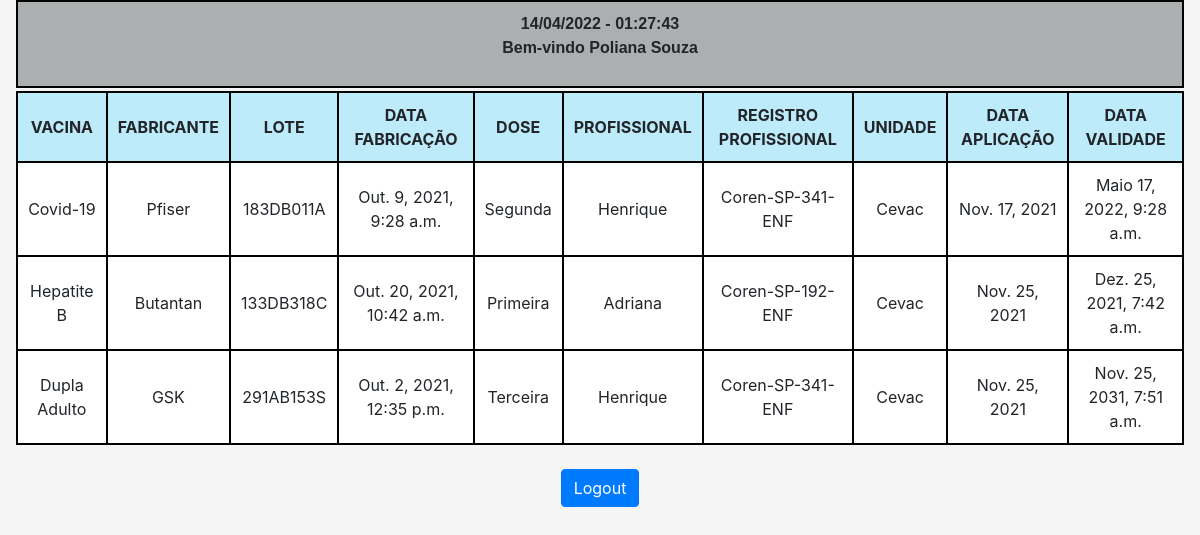
The page /vacina/ (signed in) on the database its author committed.
### vacina/models.py (models this page shows)
class Vacina(models.Model):
    user = models.ForeignKey(User, on_delete=models.CASCADE)
    vacina = models.CharField(verbose_name='Vacina',
                              max_length=100, default="Vacina")
    fabricante = models.CharField(
        verbose_name='Fabricante', max_length=100, default="Fabricante")
    lote = models.CharField(verbose_name='lote',
                            max_length=100, default="lote")
    dose = models.CharField(verbose_name='Dose',
                            max_length=100, default="Dose")
    prof = models.CharField(verbose_name='Profissional',
                            max_length=100, default="Profissional")
    reg_profissional = models.CharField(
        verbose_name='Reg Profissional', max_length=100, default="Reg Profissional")
    unidade = models.CharField(
        verbose_name='Unidade', max_length=100, default="Unidade")
    data_aplicacao = models.DateField(
        verbose_name='Data Aplicação', auto_now=True)
    data_fabricacao = models.DateTimeField(
        verbose_name='Data Fabricação', default=datetime.now)
    data_validade = models.DateTimeField(
        verbose_name='Data Validade', max_length=100, default=datetime.now)

### vacina/views.py (the view, shortened to what this page needs)
# urls.py: path('vacina/', VacinaView.as_view(template_name="vacina.html")),
class VacinaView(View):
    template_name = 'vacina.html'
    def get(self, request):
        now = datetime.now().strftime("%d/%m/%Y - %H:%M:%S")
        if request.user.is_authenticated:
            user = User.objects.get(username=self.request.user)
            vac = Vacina.objects.all().filter(user=user)
            return render(request, self.template_name, {
                'vacina': vac,
                'date': now
            })
        else:
            return render(request, 'not_permission.html')

### template/vacina.html (shortened to what this page needs)
{% extends 'base/base.html' %}
{% load static %}
{% block content %}
<div class="container-fluid;">
    <div class="cx1 container-fluid;">
        <p>
            {{ date }}<br>
            Bem-vindo {{ user.first_name }} {{ user.last_name }}
        </p>
    </div>
    <div class="tb3 container-fluid;">
        <table class="tb1">
            <thead>
                <tr>
                    <th>VACINA</th>
                    <th>FABRICANTE</th>
                    <th>LOTE</th>
                    <th>DATA FABRICAÇÃO</th>
                    <th>DOSE</th>
                    <th>PROFISSIONAL</th>
                    <th>REGISTRO PROFISSIONAL</th>
                    <th>UNIDADE</th>
                    <th>DATA APLICAÇÃO</th>
                    <th>DATA VALIDADE</th>
                </tr>
            </thead>
            <tbody>
                {% for item in vacina %}
                <tr>
                    <td>{{ item.vacina }}</td>
                    <td>{{ item.fabricante }}</td>
                    <td>{{ item.lote }}</td>
                    <td>{{ item.data_fabricacao }}</td>
                    <td>{{ item.dose }}</td>
                    <td>{{ item.prof }}</td>
                    <td>{{ item.reg_profissional }}</td>
                    <td>{{ item.unidade }}</td>
                    <td>{{ item.data_aplicacao }}</td>
                    <td>{{ item.data_validade }}</td>
                </tr>
                {% endfor %}
            </tbody>
        </table>
        <br />
    </div>
    <div class="row d-flex justify-content-center">
        <a class="btn btn-primary" href="{% url 'logout' %} ">Logout</a>
    </div>
</div>
{% endblock %}

### static/assets/css/style.css (style rules this page uses)
body { background-color: rgb(245, 245, 245); margin: auto; }
.tb3 tr, .tb3 th, .tb3 td { padding: 10px; text-align: center; border: 2px solid black; }
.tb1 { table-layout: auto; background-color: rgb(190, 235, 250); width: 100%; }
.tb1 tbody td { background:#fff; }
.cx1 { text-align: center; font-family: Arial, Verdana; background-color: rgb(171, 175, 175); padding: 10px; border: 2px solid black; margin-bottom: 3px; font-weight: bold; }

### rows shown on the page
Vacina: vacina "Covid-19", fabricante "Pfiser", lote "183DB011A", data_fabricacao "Out. 9, 2021, 9:28 a.m.", dose "Segunda", prof "Henrique", reg_profissional "Coren-SP-341-ENF", unidade "Cevac", data_aplicacao "Nov. 17, 2021", data_validade "Maio 17, 2022, 9:28 a.m."
Vacina: vacina "Hepatite B", fabricante "Butantan", lote "133DB318C", data_fabricacao "Out. 20, 2021, 10:42 a.m.", dose "Primeira", prof "Adriana", reg_profissional "Coren-SP-192-ENF", unidade "Cevac", data_aplicacao "Nov. 25, 2021", data_validade "Dez. 25, 2021, 7:42 a.m."
Vacina: vacina "Dupla Adulto", fabricante "GSK", lote "291AB153S", data_fabricacao "Out. 2, 2021, 12:35 p.m.", dose "Terceira", prof "Henrique", reg_profissional "Coren-SP-341-ENF", unidade "Cevac", data_aplicacao "Nov. 25, 2021", data_validade "Nov. 25, 2031, 7:51 a.m."

### other values the page prints
{{ user.first_name }} "Poliana"
{{ user.last_name }} "Souza"
